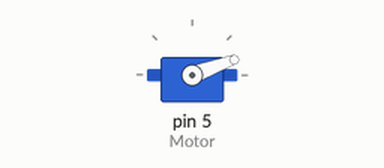
Recording of a sketch running on a simulated Arduino Uno, built with avr-gcc and run on an emulated ATmega328P. On the bench: servo.

Above: at 0.05 s.
At 2.05 s:
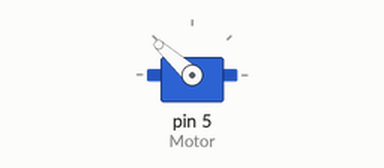
At 4.0 s:
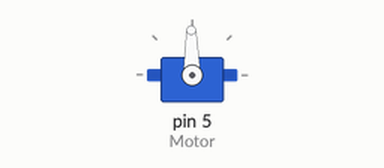
Timing chart, 0 to 5.2 s (numbered marks = the images above):
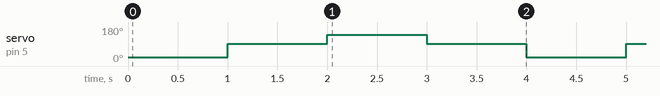

The sketch:

Autoinjection_code.ino
```cpp
#include <Servo.h>
Servo Motor;

const int MF = 20;  // angle that moves motor forward
const int MB = 138; // angle that moves motor backward
const int MS = 91; // angle that stops the motor

void setup()
{
 // The white pin of the VEX motor controller 29
 // connects to pin 5 (or any other PWM pin)
 Motor.attach(5);
}

void loop()
{
  Motor.write(MF); // move forward
  delay(1000);     // 0.5 mL
//  delay(100);  // 1 mL

  Motor.write(MS); // stop motor
  delay(1000);

  Motor.write(MB); // move backward
  delay(1000);
//  delay(100);

  Motor.write(MS); // stop motor
  delay(1000);
}
```

Measured:
- by itself, servo on pin 5 (Motor): repeats every 4.0 s: 138° 1.0 s, 91° 1.0 s, 20° 1.0 s, 91° 1.0 s
